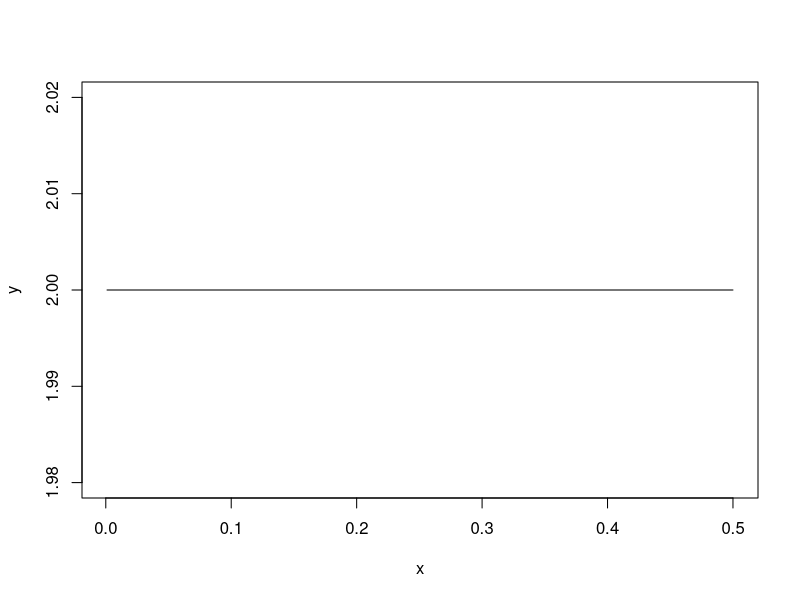
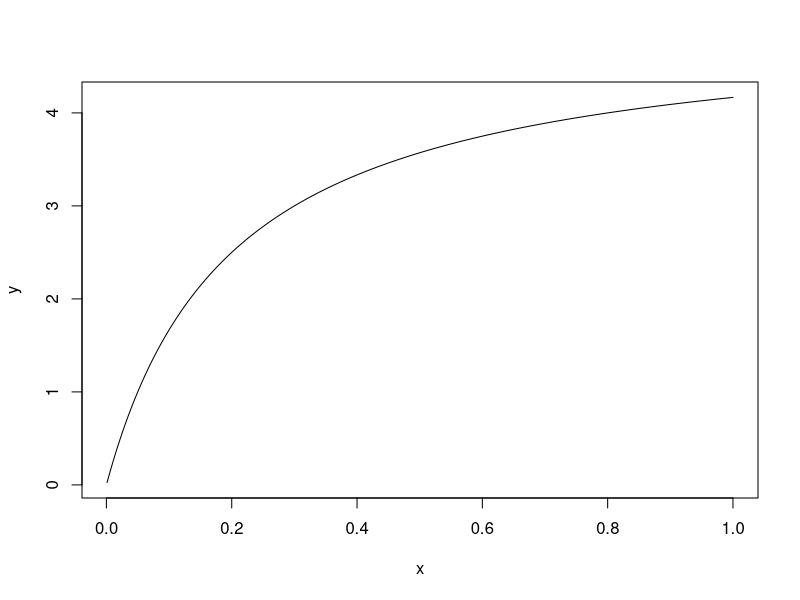
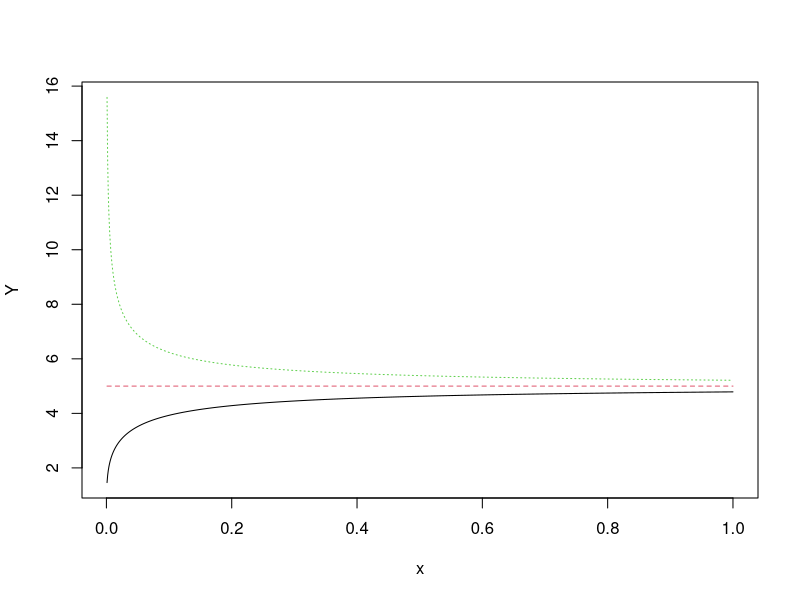
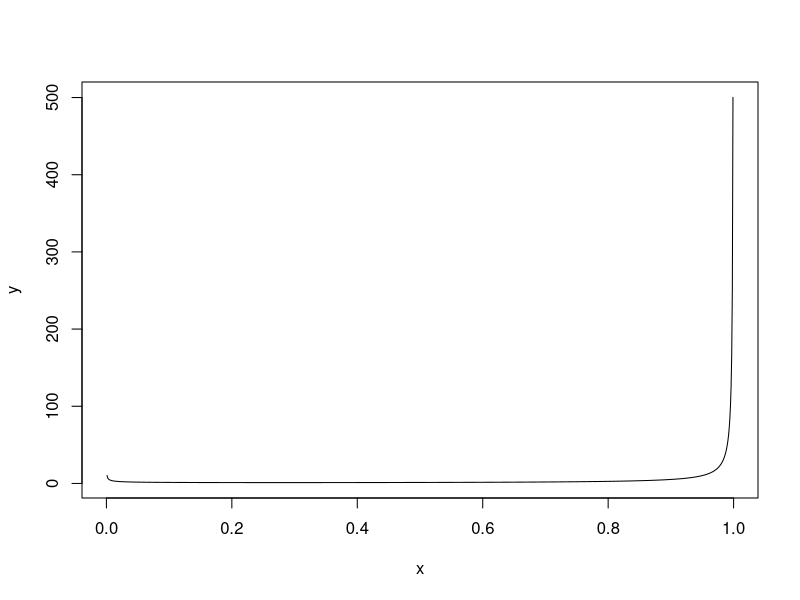
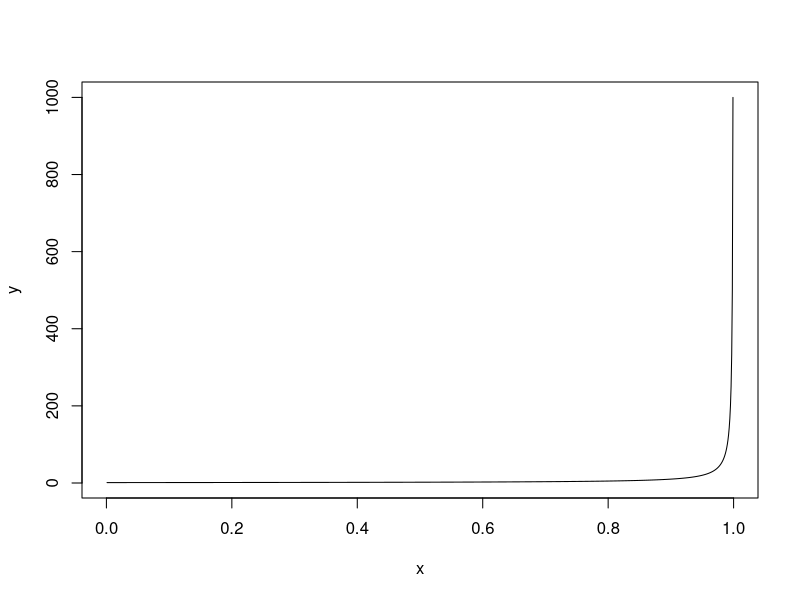
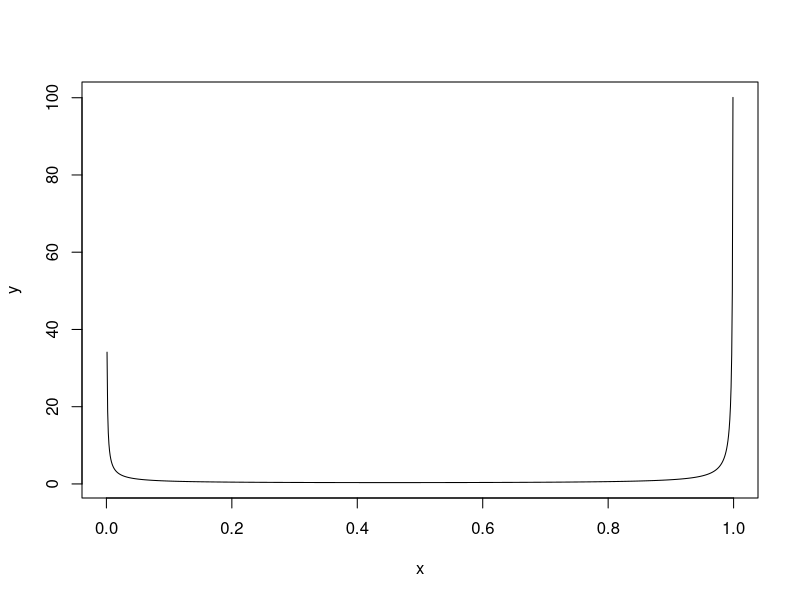
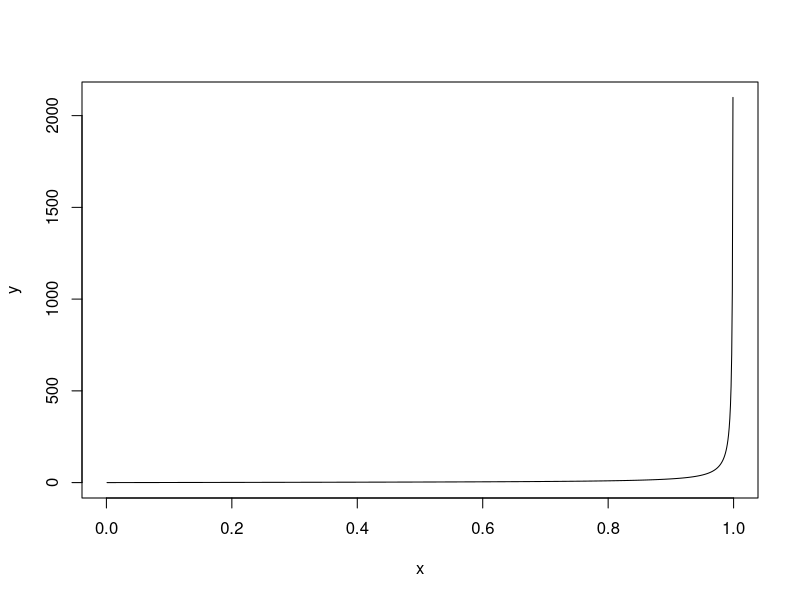
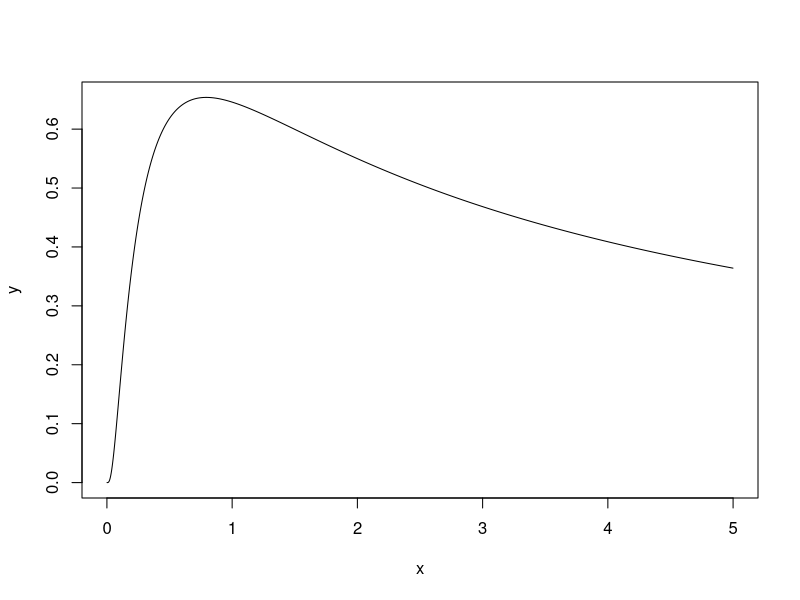

These figures' R source, in order:
h_exp <- function(t, rate)
{
dexp(t, rate)/(1-pexp(t, rate))
}

x <- (1:500)*.001
y <- h_exp(x, 2)
plot(x,y, type="l")


h_gamma <- function(t, shape, rate)
{
dgamma(t, shape, rate)/(1-pgamma(t, shape, rate))
}

x <- (1:1000)*.001
y <- h_gamma(x, 2, 5)
plot(x,y, type="l")


x <- (1:1000)*.001
y1 <- h_gamma(x, 1.25, 5)
#plot(x,y1, type="l")


x <- (1:1000)*.001
y2 <- h_gamma(x, 1, 5)
#plot(x,y2, type="l")


x <- (1:1000)*.001
y3 <- h_gamma(x, 0.75, 5)
#plot(x,y3, type="l")

Y <- cbind(y1, y2, y3)
matplot(x, Y, type="l")


h_beta <- function(t, A, B)
{
dbeta(t, A, B)/(1-pbeta(t, A, B))
}

x <- (1:999)*.001
y <- h_beta(x, 0.5, 0.5)
plot(x,y, type="l")


x <- (1:999)*.001
y <- h_beta(x, 1, 1)
plot(x,y, type="l")

#bathtub shape hazard function

x <- (1:999)*.001
y <- h_beta(x, 0.1, 0.1)
plot(x,y, type="l")


x <- (1:999)*.001
y <- h_beta(x, 2.1, 2.1)
plot(x,y, type="l")


#mountain shape hazard function

h_lnorm <- function(t, m, s)
{
dlnorm(t, m, s)/(1-plnorm(t, m, s))
}

x <- (1:4999)*.001
y <- h_lnorm(x, 0.25, 1)
plot(x,y, type="l")

x <- (1:4999)*.001
y <- h_lnorm(x, 0, 1)
plot(x,y, type="l")


##more advanced feature in R function...

h <- function(t, rate, f_pdf, F_cdf)
{
f_pdf(t, rate)/(1-F_cdf(t, rate))
}

x <- (1:500)*.001
y <- h(x, 2, dexp, pexp)
plot(x,y, type="l")


